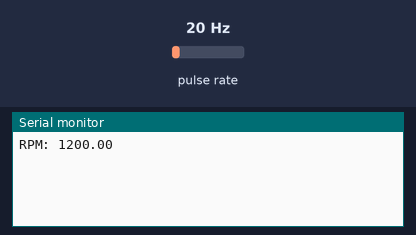
This sketch was run on a simulated ESP32. Shown: the last lines printed to the serial monitor. Wiring (inferred from the names in the program): pulse sensor: data GPIO 16. Inputs (shaded band) come from the test bench; at power-on: pulse rate 20 Hz.

Above: at 1.2 s.
1.3 s: pulse rate (sensor on GPIO 16) set to 4 Hz
At 2.6 s:
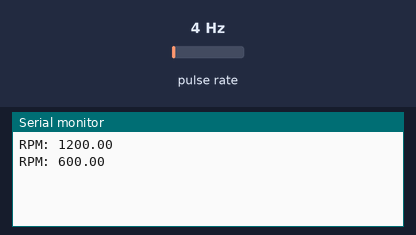
2.8 s: pulse rate (sensor on GPIO 16) set to 50 Hz
At 3.7 s:
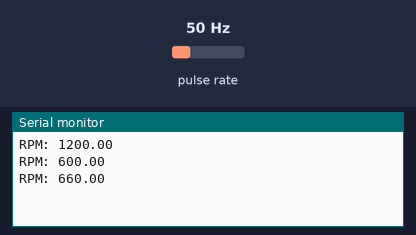
Timing chart, 0 to 5.8 s (numbered marks = the images above; inputs shaded):
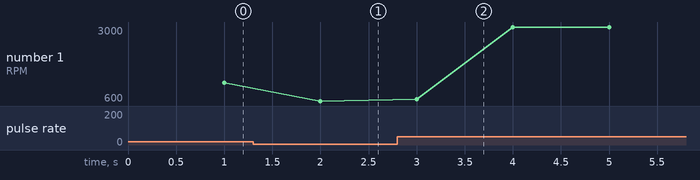

Measured:
- after the input at 1.3 s, the serial monitor: prints a new line after 0.70 s (image 1)
- after the input at 2.8 s, the serial monitor: prints a new line after 0.20 s (image 2)
- plotted number 1: 1200 → 600 after the input at 1.3 s, 600 → 3000 after the input at 2.8 s

The sketch:

rpm_2.ino
```cpp
const int hallSensorPin = 16;
volatile unsigned long rpmCount = 0;
unsigned long previousMillis = 0;
const unsigned long interval = 1000; // measure every second
float rpm = 0;

void IRAM_ATTR rpmCounter() {
  rpmCount++;
}

void setup() {
  Serial.begin(9600);
  pinMode(hallSensorPin, INPUT_PULLUP);
  attachInterrupt(digitalPinToInterrupt(hallSensorPin), rpmCounter, FALLING);
}

void loop() {
  unsigned long currentMillis = millis();
  if (currentMillis - previousMillis >= interval) {
    previousMillis = currentMillis;
    rpm = (rpmCount * 60) / (interval / 1000); // convert to RPM
    rpmCount = 0;

    Serial.print("RPM: ");
    Serial.println(rpm);
  }
}
```
